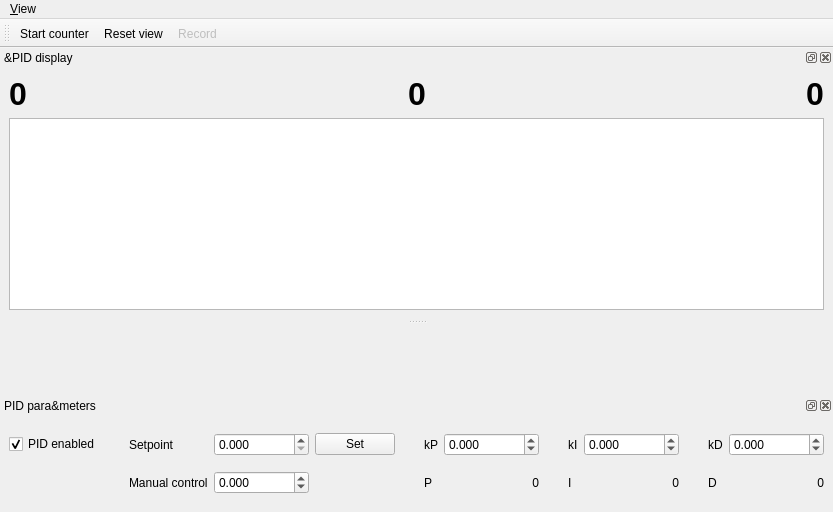
<?xml version="1.0" encoding="UTF-8"?>
<ui version="4.0">
 <class>MainWindow</class>
 <widget class="QMainWindow" name="MainWindow">
  <property name="geometry">
   <rect>
    <x>0</x>
    <y>0</y>
    <width>833</width>
    <height>512</height>
   </rect>
  </property>
  <property name="windowTitle">
   <string>qudi: PID Control</string>
  </property>
  <widget class="QWidget" name="centralwidget">
   <property name="sizePolicy">
    <sizepolicy hsizetype="Expanding" vsizetype="Expanding">
     <horstretch>0</horstretch>
     <verstretch>0</verstretch>
    </sizepolicy>
   </property>
  </widget>
  <widget class="QMenuBar" name="menubar">
   <property name="geometry">
    <rect>
     <x>0</x>
     <y>0</y>
     <width>833</width>
     <height>21</height>
    </rect>
   </property>
   <property name="sizePolicy">
    <sizepolicy hsizetype="Expanding" vsizetype="Minimum">
     <horstretch>0</horstretch>
     <verstretch>0</verstretch>
    </sizepolicy>
   </property>
   <widget class="QMenu" name="menuView">
    <property name="title">
     <string>&amp;View</string>
    </property>
    <widget class="QMenu" name="menuToolbars">
     <property name="title">
      <string>&amp;Toolbars</string>
     </property>
     <addaction name="counting_controls_view_Action"/>
    </widget>
    <addaction name="pid_view_Action"/>
    <addaction name="pid_parameters_view_Action"/>
    <addaction name="separator"/>
    <addaction name="menuToolbars"/>
    <addaction name="separator"/>
    <addaction name="restore_default_view_Action"/>
    <addaction name="actionClose"/>
   </widget>
   <addaction name="menuView"/>
  </widget>
  <widget class="QDockWidget" name="pid_trace_DockWidget">
   <property name="sizePolicy">
    <sizepolicy hsizetype="Expanding" vsizetype="Preferred">
     <horstretch>0</horstretch>
     <verstretch>0</verstretch>
    </sizepolicy>
   </property>
   <property name="minimumSize">
    <size>
     <width>100</width>
     <height>122</height>
    </size>
   </property>
   <property name="windowTitle">
    <string>&amp;PID display</string>
   </property>
   <attribute name="dockWidgetArea">
    <number>4</number>
   </attribute>
   <widget class="QWidget" name="dockWidgetContents">
    <property name="sizePolicy">
     <sizepolicy hsizetype="Expanding" vsizetype="Expanding">
      <horstretch>0</horstretch>
      <verstretch>0</verstretch>
     </sizepolicy>
    </property>
    <property name="minimumSize">
     <size>
      <width>100</width>
      <height>100</height>
     </size>
    </property>
    <layout class="QGridLayout" name="gridLayout">
     <item row="0" column="5">
      <widget class="QLabel" name="control_value_Label">
       <property name="font">
        <font>
         <pointsize>24</pointsize>
         <weight>75</weight>
         <bold>true</bold>
        </font>
       </property>
       <property name="text">
        <string>0</string>
       </property>
       <property name="alignment">
        <set>Qt::AlignRight|Qt::AlignTrailing|Qt::AlignVCenter</set>
       </property>
      </widget>
     </item>
     <item row="3" column="1" colspan="5">
      <widget class="PlotWidget" name="trace_PlotWidget">
       <property name="sizePolicy">
        <sizepolicy hsizetype="Expanding" vsizetype="Expanding">
         <horstretch>0</horstretch>
         <verstretch>0</verstretch>
        </sizepolicy>
       </property>
       <property name="minimumSize">
        <size>
         <width>100</width>
         <height>100</height>
        </size>
       </property>
      </widget>
     </item>
     <item row="0" column="4">
      <spacer name="horizontalSpacer_2">
       <property name="orientation">
        <enum>Qt::Horizontal</enum>
       </property>
       <property name="sizeType">
        <enum>QSizePolicy::Expanding</enum>
       </property>
       <property name="sizeHint" stdset="0">
        <size>
         <width>1</width>
         <height>20</height>
        </size>
       </property>
      </spacer>
     </item>
     <item row="0" column="2">
      <spacer name="horizontalSpacer">
       <property name="orientation">
        <enum>Qt::Horizontal</enum>
       </property>
       <property name="sizeType">
        <enum>QSizePolicy::Expanding</enum>
       </property>
       <property name="sizeHint" stdset="0">
        <size>
         <width>1</width>
         <height>20</height>
        </size>
       </property>
      </spacer>
     </item>
     <item row="0" column="3">
      <widget class="QLabel" name="process_value_Label">
       <property name="font">
        <font>
         <pointsize>24</pointsize>
         <weight>75</weight>
         <bold>true</bold>
        </font>
       </property>
       <property name="text">
        <string>0</string>
       </property>
       <property name="alignment">
        <set>Qt::AlignRight|Qt::AlignTrailing|Qt::AlignVCenter</set>
       </property>
      </widget>
     </item>
     <item row="0" column="1">
      <widget class="QLabel" name="setpoint_value_Label">
       <property name="font">
        <font>
         <pointsize>24</pointsize>
         <weight>75</weight>
         <bold>true</bold>
        </font>
       </property>
       <property name="text">
        <string>0</string>
       </property>
       <property name="alignment">
        <set>Qt::AlignRight|Qt::AlignTrailing|Qt::AlignVCenter</set>
       </property>
      </widget>
     </item>
    </layout>
   </widget>
  </widget>
  <widget class="QDockWidget" name="pid_parameters_DockWidget">
   <property name="sizePolicy">
    <sizepolicy hsizetype="Expanding" vsizetype="Preferred">
     <horstretch>0</horstretch>
     <verstretch>0</verstretch>
    </sizepolicy>
   </property>
   <property name="minimumSize">
    <size>
     <width>693</width>
     <height>116</height>
    </size>
   </property>
   <property name="maximumSize">
    <size>
     <width>524287</width>
     <height>116</height>
    </size>
   </property>
   <property name="windowTitle">
    <string>PID para&amp;meters</string>
   </property>
   <attribute name="dockWidgetArea">
    <number>8</number>
   </attribute>
   <widget class="QWidget" name="dockWidgetContents_2">
    <layout class="QGridLayout" name="gridLayout_2">
     <item row="1" column="9">
      <widget class="QLabel" name="labelI">
       <property name="text">
        <string>I</string>
       </property>
      </widget>
     </item>
     <item row="1" column="6">
      <widget class="QLabel" name="labelP">
       <property name="text">
        <string>P</string>
       </property>
      </widget>
     </item>
     <item row="0" column="9">
      <widget class="QLabel" name="labelkItext">
       <property name="text">
        <string>kI</string>
       </property>
      </widget>
     </item>
     <item row="0" column="15">
      <widget class="ScienDSpinBox" name="D_DoubleSpinBox">
       <property name="sizePolicy">
        <sizepolicy hsizetype="Expanding" vsizetype="Fixed">
         <horstretch>0</horstretch>
         <verstretch>0</verstretch>
        </sizepolicy>
       </property>
       <property name="toolTip">
        <string>If bigger than 1, the number of samples is averaged over the given number and then displayed. 
Use for extremely fast counting, since all the raw data is saved. 
Timestamps in oversampling interval are all equal to the averaging time.</string>
       </property>
       <property name="decimals">
        <number>3</number>
       </property>
       <property name="minimum">
        <double>-999999999.000000000000000</double>
       </property>
       <property name="maximum">
        <double>999999999.000000000000000</double>
       </property>
       <property name="singleStep">
        <double>0.001000000000000</double>
       </property>
      </widget>
     </item>
     <item row="1" column="2">
      <widget class="QLabel" name="labelManual">
       <property name="text">
        <string>Manual control</string>
       </property>
      </widget>
     </item>
     <item row="1" column="3">
      <widget class="ScienDSpinBox" name="manualDoubleSpinBox">
       <property name="sizePolicy">
        <sizepolicy hsizetype="Expanding" vsizetype="Fixed">
         <horstretch>0</horstretch>
         <verstretch>0</verstretch>
        </sizepolicy>
       </property>
       <property name="decimals">
        <number>3</number>
       </property>
       <property name="minimum">
        <double>-99999999.000000000000000</double>
       </property>
       <property name="maximum">
        <double>999999999.000000000000000</double>
       </property>
       <property name="singleStep">
        <double>0.001000000000000</double>
       </property>
      </widget>
     </item>
     <item row="1" column="4">
      <spacer name="horizontalSpacer_4">
       <property name="orientation">
        <enum>Qt::Horizontal</enum>
       </property>
       <property name="sizeHint" stdset="0">
        <size>
         <width>1</width>
         <height>20</height>
        </size>
       </property>
      </spacer>
     </item>
     <item row="1" column="7">
      <widget class="QLabel" name="labelkP">
       <property name="text">
        <string>0</string>
       </property>
       <property name="alignment">
        <set>Qt::AlignRight|Qt::AlignTrailing|Qt::AlignVCenter</set>
       </property>
      </widget>
     </item>
     <item row="1" column="8">
      <spacer name="horizontalSpacer_6">
       <property name="orientation">
        <enum>Qt::Horizontal</enum>
       </property>
       <property name="sizeHint" stdset="0">
        <size>
         <width>1</width>
         <height>20</height>
        </size>
       </property>
      </spacer>
     </item>
     <item row="1" column="11">
      <widget class="QLabel" name="labelkI">
       <property name="text">
        <string>0</string>
       </property>
       <property name="alignment">
        <set>Qt::AlignRight|Qt::AlignTrailing|Qt::AlignVCenter</set>
       </property>
      </widget>
     </item>
     <item row="1" column="12">
      <spacer name="horizontalSpacer_8">
       <property name="orientation">
        <enum>Qt::Horizontal</enum>
       </property>
       <property name="sizeHint" stdset="0">
        <size>
         <width>1</width>
         <height>20</height>
        </size>
       </property>
      </spacer>
     </item>
     <item row="1" column="15">
      <widget class="QLabel" name="labelkD">
       <property name="text">
        <string>0</string>
       </property>
       <property name="alignment">
        <set>Qt::AlignRight|Qt::AlignTrailing|Qt::AlignVCenter</set>
       </property>
      </widget>
     </item>
     <item row="0" column="2">
      <widget class="QLabel" name="label">
       <property name="text">
        <string>Setpoint</string>
       </property>
      </widget>
     </item>
     <item row="0" column="3">
      <widget class="ScienDSpinBox" name="setpointDoubleSpinBox">
       <property name="sizePolicy">
        <sizepolicy hsizetype="Expanding" vsizetype="Fixed">
         <horstretch>0</horstretch>
         <verstretch>0</verstretch>
        </sizepolicy>
       </property>
       <property name="decimals">
        <number>3</number>
       </property>
       <property name="singleStep">
        <double>0.001000000000000</double>
       </property>
      </widget>
     </item>
     <item row="0" column="7">
      <widget class="ScienDSpinBox" name="P_DoubleSpinBox">
       <property name="sizePolicy">
        <sizepolicy hsizetype="Expanding" vsizetype="Fixed">
         <horstretch>0</horstretch>
         <verstretch>0</verstretch>
        </sizepolicy>
       </property>
       <property name="decimals">
        <number>3</number>
       </property>
       <property name="minimum">
        <double>-999999999.000000000000000</double>
       </property>
       <property name="maximum">
        <double>999999999.000000000000000</double>
       </property>
       <property name="singleStep">
        <double>0.001000000000000</double>
       </property>
       <property name="value">
        <double>0.000000000000000</double>
       </property>
      </widget>
     </item>
     <item row="0" column="8">
      <spacer name="horizontalSpacer_5">
       <property name="orientation">
        <enum>Qt::Horizontal</enum>
       </property>
       <property name="sizeType">
        <enum>QSizePolicy::Expanding</enum>
       </property>
       <property name="sizeHint" stdset="0">
        <size>
         <width>1</width>
         <height>20</height>
        </size>
       </property>
      </spacer>
     </item>
     <item row="0" column="11">
      <widget class="ScienDSpinBox" name="I_DoubleSpinBox">
       <property name="sizePolicy">
        <sizepolicy hsizetype="Expanding" vsizetype="Fixed">
         <horstretch>0</horstretch>
         <verstretch>0</verstretch>
        </sizepolicy>
       </property>
       <property name="decimals">
        <number>3</number>
       </property>
       <property name="minimum">
        <double>-999999999.000000000000000</double>
       </property>
       <property name="maximum">
        <double>999999999.000000000000000</double>
       </property>
       <property name="singleStep">
        <double>0.001000000000000</double>
       </property>
      </widget>
     </item>
     <item row="0" column="12">
      <spacer name="horizontalSpacer_7">
       <property name="orientation">
        <enum>Qt::Horizontal</enum>
       </property>
       <property name="sizeType">
        <enum>QSizePolicy::Expanding</enum>
       </property>
       <property name="sizeHint" stdset="0">
        <size>
         <width>1</width>
         <height>20</height>
        </size>
       </property>
      </spacer>
     </item>
     <item row="0" column="6">
      <widget class="QLabel" name="labelkPtext">
       <property name="text">
        <string>kP</string>
       </property>
      </widget>
     </item>
     <item row="0" column="13">
      <widget class="QLabel" name="labelkDtext">
       <property name="text">
        <string>kD</string>
       </property>
      </widget>
     </item>
     <item row="1" column="13">
      <widget class="QLabel" name="labelD">
       <property name="toolTip">
        <string>If bigger than 1, the number of samples is averaged over the given number and then displayed. 
Use for extremely fast counting, since all the raw data is saved. 
Timestamps in oversampling interval are all equal to the averaging time.</string>
       </property>
       <property name="text">
        <string>D</string>
       </property>
      </widget>
     </item>
     <item row="0" column="0">
      <widget class="QCheckBox" name="pidEnabledCheckBox">
       <property name="text">
        <string>PID enabled</string>
       </property>
       <property name="checked">
        <bool>true</bool>
       </property>
      </widget>
     </item>
     <item row="0" column="4">
      <widget class="QPushButton" name="setpointPushButton">
       <property name="sizePolicy">
        <sizepolicy hsizetype="Fixed" vsizetype="Fixed">
         <horstretch>0</horstretch>
         <verstretch>0</verstretch>
        </sizepolicy>
       </property>
       <property name="text">
        <string>Set</string>
       </property>
      </widget>
     </item>
     <item row="0" column="5">
      <spacer name="horizontalSpacer_3">
       <property name="orientation">
        <enum>Qt::Horizontal</enum>
       </property>
       <property name="sizeType">
        <enum>QSizePolicy::Expanding</enum>
       </property>
       <property name="sizeHint" stdset="0">
        <size>
         <width>1</width>
         <height>20</height>
        </size>
       </property>
      </spacer>
     </item>
     <item row="0" column="1">
      <spacer name="horizontalSpacer_9">
       <property name="orientation">
        <enum>Qt::Horizontal</enum>
       </property>
       <property name="sizeHint" stdset="0">
        <size>
         <width>1</width>
         <height>20</height>
        </size>
       </property>
      </spacer>
     </item>
    </layout>
   </widget>
  </widget>
  <widget class="QToolBar" name="pid_control_ToolBar">
   <property name="enabled">
    <bool>true</bool>
   </property>
   <property name="sizePolicy">
    <sizepolicy hsizetype="Expanding" vsizetype="Fixed">
     <horstretch>0</horstretch>
     <verstretch>0</verstretch>
    </sizepolicy>
   </property>
   <property name="windowTitle">
    <string>PID Controls</string>
   </property>
   <property name="toolButtonStyle">
    <enum>Qt::ToolButtonTextBesideIcon</enum>
   </property>
   <attribute name="toolBarArea">
    <enum>TopToolBarArea</enum>
   </attribute>
   <attribute name="toolBarBreak">
    <bool>false</bool>
   </attribute>
   <addaction name="start_control_Action"/>
   <addaction name="reset_view_Action"/>
   <addaction name="record_control_Action"/>
  </widget>
  <action name="start_control_Action">
   <property name="checkable">
    <bool>true</bool>
   </property>
   <property name="icon">
    <iconset>
     <normaloff>../../artwork/icons/start-counter.svg</normaloff>../../artwork/icons/start-counter.svg</iconset>
   </property>
   <property name="text">
    <string>Start counter</string>
   </property>
   <property name="toolTip">
    <string>Start the counter</string>
   </property>
  </action>
  <action name="reset_view_Action">
   <property name="checkable">
    <bool>false</bool>
   </property>
   <property name="icon">
    <iconset>
     <normaloff>../../artwork/icons/restart-counter.svg</normaloff>../../artwork/icons/start-counter.svg</iconset>
   </property>
   <property name="text">
    <string>Reset view</string>
   </property>
   <property name="toolTip">
    <string>Reset the plot data</string>
   </property>
  </action>
  <action name="record_control_Action">
   <property name="checkable">
    <bool>true</bool>
   </property>
   <property name="enabled">
    <bool>false</bool>
   </property>
   <property name="icon">
    <iconset>
     <normaloff>../../artwork/icons/record-counter.svgz</normaloff>../../artwork/icons/record-counter.svgz</iconset>
   </property>
   <property name="text">
    <string>Record</string>
   </property>
   <property name="toolTip">
    <string>Save count trace to file</string>
   </property>
  </action>
  <action name="pid_view_Action">
   <property name="checkable">
    <bool>true</bool>
   </property>
   <property name="text">
    <string>&amp;PID display</string>
   </property>
   <property name="toolTip">
    <string>Show the Slow counter</string>
   </property>
  </action>
  <action name="pid_parameters_view_Action">
   <property name="checkable">
    <bool>true</bool>
   </property>
   <property name="text">
    <string>P&amp;ID parameters</string>
   </property>
   <property name="toolTip">
    <string>Show Slow counter parameters</string>
   </property>
  </action>
  <action name="restore_default_view_Action">
   <property name="text">
    <string>&amp;Restore default</string>
   </property>
  </action>
  <action name="counting_controls_view_Action">
   <property name="text">
    <string>&amp;Counting controls</string>
   </property>
  </action>
  <action name="actionClose">
   <property name="icon">
    <iconset>
     <normaloff>../../artwork/icons/application-exit.svg</normaloff>../../artwork/icons/application-exit.svg</iconset>
   </property>
   <property name="text">
    <string>&amp;Close</string>
   </property>
  </action>
 </widget>
 <customwidgets>
  <customwidget>
   <class>PlotWidget</class>
   <extends>QGraphicsView</extends>
   <header>pyqtgraph</header>
  </customwidget>
  <customwidget>
   <class>ScienDSpinBox</class>
   <extends>QDoubleSpinBox</extends>
   <header>qudi.util.widgets.scientific_spinbox</header>
  </customwidget>
 </customwidgets>
 <resources/>
 <connections>
  <connection>
   <sender>pid_view_Action</sender>
   <signal>triggered(bool)</signal>
   <receiver>pid_trace_DockWidget</receiver>
   <slot>setVisible(bool)</slot>
   <hints>
    <hint type="sourcelabel">
     <x>-1</x>
     <y>-1</y>
    </hint>
    <hint type="destinationlabel">
     <x>399</x>
     <y>136</y>
    </hint>
   </hints>
  </connection>
  <connection>
   <sender>pid_trace_DockWidget</sender>
   <signal>visibilityChanged(bool)</signal>
   <receiver>pid_view_Action</receiver>
   <slot>setChecked(bool)</slot>
   <hints>
    <hint type="sourcelabel">
     <x>399</x>
     <y>136</y>
    </hint>
    <hint type="destinationlabel">
     <x>-1</x>
     <y>-1</y>
    </hint>
   </hints>
  </connection>
  <connection>
   <sender>pid_parameters_view_Action</sender>
   <signal>triggered(bool)</signal>
   <receiver>pid_parameters_DockWidget</receiver>
   <slot>setVisible(bool)</slot>
   <hints>
    <hint type="sourcelabel">
     <x>-1</x>
     <y>-1</y>
    </hint>
    <hint type="destinationlabel">
     <x>399</x>
     <y>551</y>
    </hint>
   </hints>
  </connection>
  <connection>
   <sender>pid_parameters_DockWidget</sender>
   <signal>visibilityChanged(bool)</signal>
   <receiver>pid_parameters_view_Action</receiver>
   <slot>setChecked(bool)</slot>
   <hints>
    <hint type="sourcelabel">
     <x>399</x>
     <y>551</y>
    </hint>
    <hint type="destinationlabel">
     <x>-1</x>
     <y>-1</y>
    </hint>
   </hints>
  </connection>
  <connection>
   <sender>counting_controls_view_Action</sender>
   <signal>triggered(bool)</signal>
   <receiver>pid_control_ToolBar</receiver>
   <slot>setVisible(bool)</slot>
   <hints>
    <hint type="sourcelabel">
     <x>-1</x>
     <y>-1</y>
    </hint>
    <hint type="destinationlabel">
     <x>399</x>
     <y>41</y>
    </hint>
   </hints>
  </connection>
  <connection>
   <sender>pid_control_ToolBar</sender>
   <signal>visibilityChanged(bool)</signal>
   <receiver>counting_controls_view_Action</receiver>
   <slot>setChecked(bool)</slot>
   <hints>
    <hint type="sourcelabel">
     <x>399</x>
     <y>41</y>
    </hint>
    <hint type="destinationlabel">
     <x>-1</x>
     <y>-1</y>
    </hint>
   </hints>
  </connection>
  <connection>
   <sender>actionClose</sender>
   <signal>triggered()</signal>
   <receiver>MainWindow</receiver>
   <slot>close()</slot>
   <hints>
    <hint type="sourcelabel">
     <x>-1</x>
     <y>-1</y>
    </hint>
    <hint type="destinationlabel">
     <x>219</x>
     <y>281</y>
    </hint>
   </hints>
  </connection>
 </connections>
</ui>
